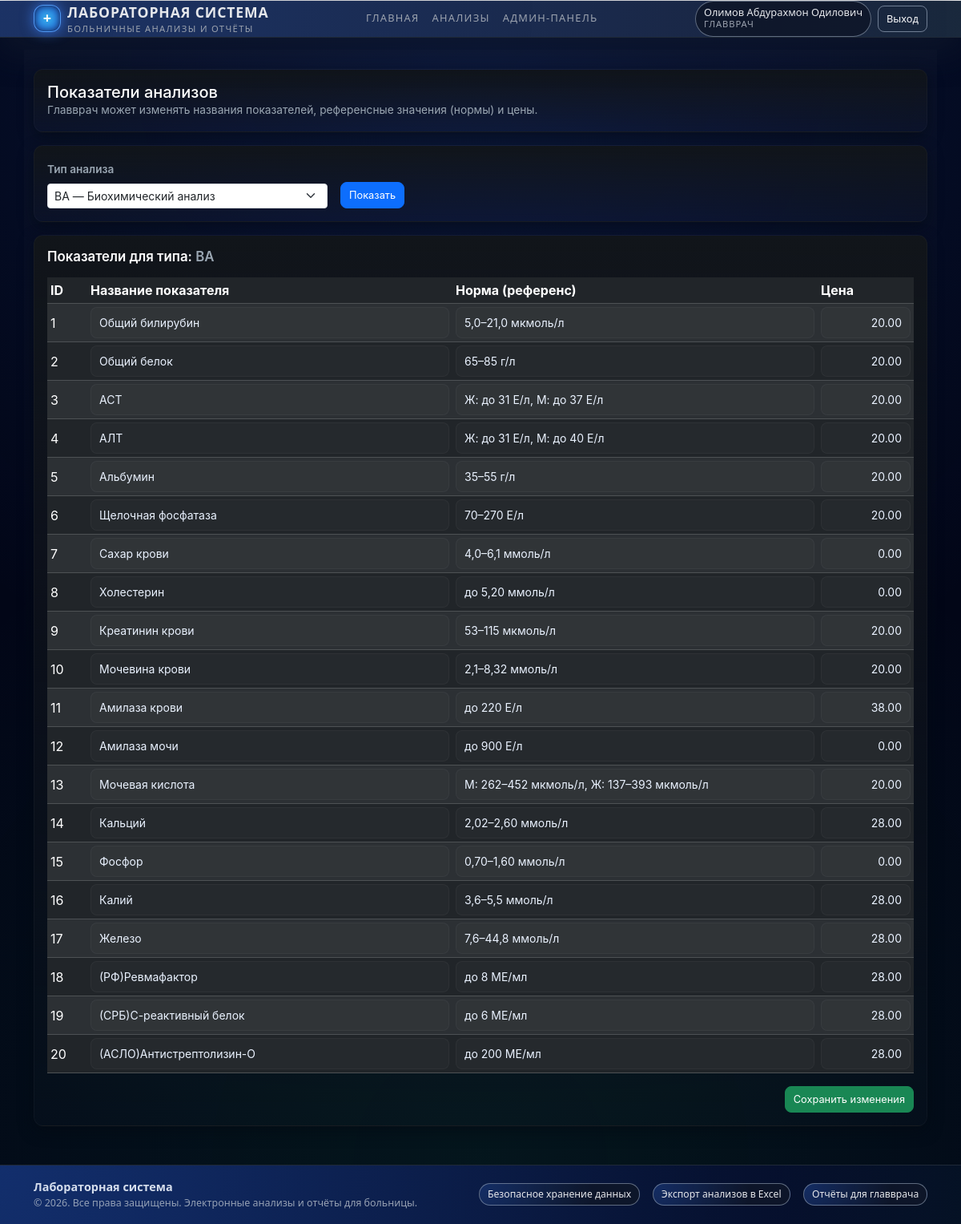
The app's page /pages/admin/admin_indicators.php (signed in) with its own data.
### tables this page shows
CREATE TABLE `analysis_types` (
  `id` int(11) NOT NULL,
  `code` varchar(20) NOT NULL,
  `name` varchar(100) NOT NULL
);

CREATE TABLE `analysis_indicators` (
  `id` int(11) NOT NULL,
  `analysis_type_id` int(11) NOT NULL,
  `name` varchar(255) NOT NULL,
  `norm_text` varchar(255) NOT NULL,
  `default_price` decimal(10,2) NOT NULL DEFAULT 0.00
);

### pages/admin/admin_indicators.php (the view, shortened to what this page needs)
<?php
require_once __DIR__ . '/../../includes/functions.php';
require_once __DIR__ . '/../../includes/header.php';
$stmtTypes = $pdo->query("SELECT id, code, name FROM analysis_types ORDER BY id ASC");
$types = $stmtTypes->fetchAll();
$selectedCode = $_GET['type'] ?? '';
if ($selectedCode === '' && $types) {
    $selectedCode = $types[0]['code'];
}
$indicators = [];
if ($selectedCode !== '') {
    $sql = "
        SELECT ai.id, ai.name, ai.norm_text, ai.default_price
        FROM analysis_indicators ai
        JOIN analysis_types t ON ai.analysis_type_id = t.id
        WHERE t.code = :code
        ORDER BY ai.id
    ";
    $stmt = $pdo->prepare($sql);
    $stmt->execute([':code' => $selectedCode]);
    $indicators = $stmt->fetchAll();
}
?>
<link rel="stylesheet" href="/lab-system/public/css/ba.css">
<div class="container py-4 ba-page">
    <div class="panel p-3 mb-3">
        <h1 class="h5 mb-0">Показатели анализов</h1>
        <p class="text-muted-soft small mb-0">
            Главврач может изменять названия показателей, референсные значения (нормы) и цены.
        </p>
    </div>
    <div class="panel p-3 mb-3">
        <form method="get" action="/lab-system/index.php" class="row g-3 align-items-end">
            <div class="col-12 col-md-6 col-lg-4">
                <label class="form-label">Тип анализа</label>
                <select name="type" class="form-select form-select-sm" onchange="this.form.submit()">
                    <?php foreach ($types as $t): ?>
                        <option
                            value="<?php echo htmlspecialchars($t['code']); ?>"
                            <?php echo ($t['code'] === $selectedCode) ? 'selected' : ''; ?>
                        >
                            <?php echo htmlspecialchars($t['code'] . ' — ' . $t['name']); ?>
                        </option>
                    <?php endforeach; ?>
                </select>
            </div>
            <div class="col-12 col-md-3 d-none d-md-block">
                <button type="submit" class="btn btn-primary btn-sm mt-4">
                    Показать
                </button>
            </div>
        </form>
    </div>
    <?php if ($indicators): ?>
        <div class="panel p-3">
            <h2 class="ba-section-title mb-3">
                Показатели для типа:
                <span class="text-muted-soft">
                    <?php echo htmlspecialchars($selectedCode); ?>
                </span>
            </h2>
            <form method="post" action="/lab-system/index.php?page=admin_indicators&type=<?php echo htmlspecialchars($selectedCode); ?>">
                <div class="table-responsive">
                    <table class="table table-sm table-dark table-striped align-middle mb-0">
                        <thead>
                            <tr>
                                <th style="width: 50px;">ID</th>
                                <th>Название показателя</th>
                                <th>Норма (референс)</th>
                                <th style="width: 120px;">Цена</th>
                            </tr>
                        </thead>
                        <tbody>
                            <?php foreach ($indicators as $idx => $ind): ?>
                                <tr>
                                    <td>
                                        <?php echo (int)$ind['id']; ?>
                                    </td>
                                    <td>
                                        <input
                                            type="text"
                                            name="name[]"
                                            class="form-control form-control-sm"
                                            value="<?php echo htmlspecialchars($ind['name']); ?>"
                                        >
                                    </td>
                                    <td>
                                        <input
                                            type="text"
                                            name="norm_text[]"
                                            class="form-control form-control-sm"
                                            value="<?php echo htmlspecialchars($ind['norm_text']); ?>"
                                        >
                                    </td>
                                    <td>
                                        <input
                                            type="text"
                                            name="default_price[]"
                                            class="form-control form-control-sm text-end"
                                            value="<?php echo htmlspecialchars(number_format((float)$ind['default_price'], 2, '.', ' ')); ?>"
                                        >
                                    </td>
                                </tr>
                            <?php endforeach; ?>
                        </tbody>
                    </table>
                </div>
                <div class="d-flex justify-content-end mt-3">
                    <button type="submit" class="btn btn-success btn-sm">
                        Сохранить изменения
                    </button>
                </div>
            </form>
        </div>
    <?php endif; ?>
</div>
<?php
require_once __DIR__ . '/../../includes/footer.php';

### public/css/base.css (style rules this page uses)
html, body { height: 100%; }
.panel { background: radial-gradient(circle at top left, rgba(37, 99, 235, 0.12), transparent 65%), #0b1120; border-radius: 18px; border: 1px solid rgba(31, 41, 55, 0.8); box-shadow: 0 18px 45px rgba(15, 23, 42, 0.9); color: white; animation: panelFadeIn 0.35s ease-out; }
.text-muted-soft { color: #9ca3af; }

### public/css/ba.css (style rules this page uses)
.ba-page { padding-bottom: 32px; }
.ba-section-title { font-size: 0.95rem; font-weight: 600; color: #e5e7eb; }
:root { --bg:#0f1720; --panel:#11151a; --muted:#9aa6b2; --accent1:#6dd3ff; --accent2:#7be58a; --glass: rgba(255,255,255,0.03); --glass-2: rgba(255,255,255,0.04); --radius:12px; --tile-shadow: 0 6px 18px rgba(3,10,18,0.6); --trans: 220ms cubic-bezier(.2,.9,.3,1); }
.ba-page { background: linear-gradient(180deg, rgba(255,255,255,0.02), transparent 60%); color: #e6eef6; min-height: 100vh; font-family: Inter, "Segoe UI", Roboto, "Helvetica Neue", Arial, sans-serif; padding-bottom: 80px; }
.panel { background: linear-gradient(180deg, var(--panel), rgba(255,255,255,0.01)); border-radius: var(--radius); padding: 18px; box-shadow: var(--tile-shadow); border: 1px solid rgba(255,255,255,0.03); }
.ba-section-title { font-weight: 600; color: #fff; font-size: 1.05rem; }
form.row.g-3 .form-label { color: var(--muted); font-weight:600; font-size:0.85rem; }
.form-control-sm { background: rgba(255,255,255,0.02); border: 1px solid rgba(255,255,255,0.04); color: #eaf2ff; padding:8px 10px; border-radius:8px; transition: box-shadow var(--trans), border-color var(--trans); }
.btn-sm { border-radius: 8px; padding: 6px 10px; font-size: 0.8rem; transition: transform var(--trans), box-shadow var(--trans); }
.text-muted-soft { color: var(--muted); }
.small { font-size:0.86rem; }

### records on screen
analysis_types: code "BA"
analysis_indicators: id "1", name "Общий билирубин", norm_text "5,0–21,0 мкмоль/л", default_price "20.00"
analysis_indicators: id "2", name "Общий белок", norm_text "65–85 г/л", default_price "20.00"
analysis_indicators: id "3", name "АСТ", norm_text "Ж: до 31 Е/л, М: до 37 Е/л", default_price "20.00"
analysis_indicators: id "4", name "АЛТ", norm_text "Ж: до 31 Е/л, М: до 40 Е/л", default_price "20.00"
analysis_indicators: id "5", name "Альбумин", norm_text "35–55 г/л", default_price "20.00"
analysis_indicators: id "6", name "Щелочная фосфатаза", norm_text "70–270 Е/л", default_price "20.00"
analysis_indicators: id "7", name "Сахар крови", norm_text "4,0–6,1 ммоль/л", default_price "0.00"
analysis_indicators: id "8", name "Холестерин", norm_text "до 5,20 ммоль/л", default_price "0.00"
analysis_indicators: id "9", name "Креатинин крови", norm_text "53–115 мкмоль/л", default_price "20.00"
analysis_indicators: id "10", name "Мочевина крови", norm_text "2,1–8,32 ммоль/л", default_price "20.00"
analysis_indicators: id "11", name "Амилаза крови", norm_text "до 220 Е/л", default_price "38.00"
analysis_indicators: id "12", name "Амилаза мочи", norm_text "до 900 Е/л", default_price "0.00"
analysis_indicators: id "13", name "Мочевая кислота", norm_text "М: 262–452 мкмоль/л, Ж: 137–393 мкмоль/л", default_price "20.00"
analysis_indicators: id "14", name "Кальций", norm_text "2,02–2,60 ммоль/л", default_price "28.00"
analysis_indicators: id "15", name "Фосфор", norm_text "0,70–1,60 ммоль/л", default_price "0.00"
analysis_indicators: id "16", name "Калий", norm_text "3,6–5,5 ммоль/л", default_price "28.00"
analysis_indicators: id "17", name "Железо", norm_text "7,6–44,8 ммоль/л", default_price "28.00"
analysis_indicators: id "18", name "(РФ)Ревмафактор", norm_text "до 8 МЕ/мл", default_price "28.00"
analysis_indicators: id "19", name "(СРБ)С-реактивный белок", norm_text "до 6 МЕ/мл", default_price "28.00"
analysis_indicators: id "20", name "(АСЛО)Антистрептолизин-О", norm_text "до 200 МЕ/мл", default_price "28.00"

### other values on screen
current_user_name() "Олимов Абдурахмон Одилович"
form field type "BA — Биохимический анализ"
